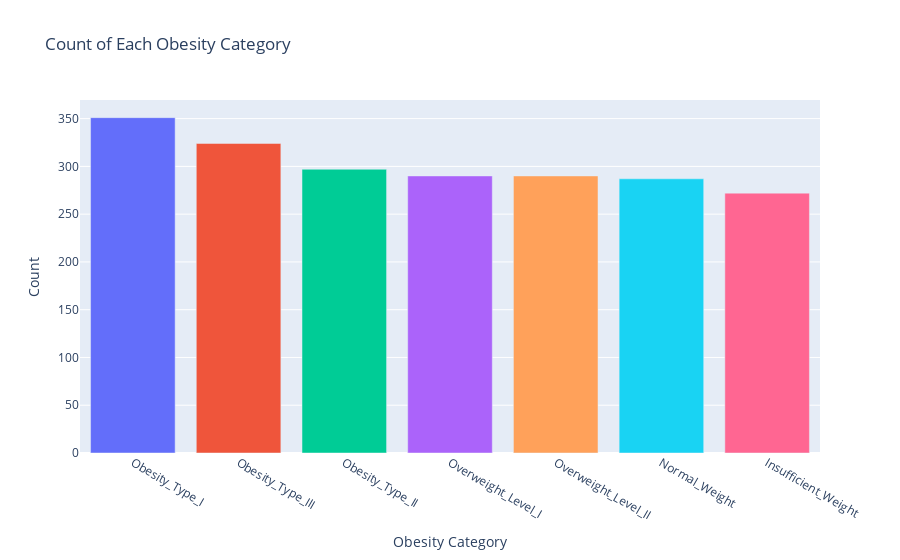

The notebook cell saved with this chart:
### Markdown cell above
Data has no missing values and each variable is the right data type for analysis. Let's explore the data!

### Code cell
import plotly.express as px

# count the number of each category in NObeyesdad to see if the distribution is balanced
category_counts = df['NObeyesdad'].value_counts().reset_index()
category_counts.columns = ['Obesity Category', 'Count']

# bar graph
fig = px.bar(
    data_frame=category_counts,
    x='Obesity Category',
    y='Count',
    labels={'Obesity Category': 'Obesity Category', 'Count': 'Count'},
    title='Count of Each Obesity Category',
    color='Obesity Category' 
)

fig.update_layout(showlegend=False)
fig.show()

### Figure 1 — Plotly figure (JSON) as saved in the notebook; plotly's stock layout.template omitted (floating-point values rounded to 4 significant figures)
{"data": [{"hovertemplate": "Obesity Category=%{x}<br>Count=%{y}<extra></extra>", "legendgroup": "Obesity_Type_I", "marker": {"color": "#636efa", "pattern": {"shape": ""}}, "name": "Obesity_Type_I", "orientation": "v", "showlegend": true, "textposition": "auto", "type": "bar", "x": ["Obesity_Type_I"], "xaxis": "x", "y": [351], "yaxis": "y"}, {"hovertemplate": "Obesity Category=%{x}<br>Count=%{y}<extra></extra>", "legendgroup": "Obesity_Type_III", "marker": {"color": "#EF553B", "pattern": {"shape": ""}}, "name": "Obesity_Type_III", "orientation": "v", "showlegend": true, "textposition": "auto", "type": "bar", "x": ["Obesity_Type_III"], "xaxis": "x", "y": [324], "yaxis": "y"}, {"hovertemplate": "Obesity Category=%{x}<br>Count=%{y}<extra></extra>", "legendgroup": "Obesity_Type_II", "marker": {"color": "#00cc96", "pattern": {"shape": ""}}, "name": "Obesity_Type_II", "orientation": "v", "showlegend": true, "textposition": "auto", "type": "bar", "x": ["Obesity_Type_II"], "xaxis": "x", "y": [297], "yaxis": "y"}, {"hovertemplate": "Obesity Category=%{x}<br>Count=%{y}<extra></extra>", "legendgroup": "Overweight_Level_I", "marker": {"color": "#ab63fa", "pattern": {"shape": ""}}, "name": "Overweight_Level_I", "orientation": "v", "showlegend": true, "textposition": "auto", "type": "bar", "x": ["Overweight_Level_I"], "xaxis": "x", "y": [290], "yaxis": "y"}, {"hovertemplate": "Obesity Category=%{x}<br>Count=%{y}<extra></extra>", "legendgroup": "Overweight_Level_II", "marker": {"color": "#FFA15A", "pattern": {"shape": ""}}, "name": "Overweight_Level_II", "orientation": "v", "showlegend": true, "textposition": "auto", "type": "bar", "x": ["Overweight_Level_II"], "xaxis": "x", "y": [290], "yaxis": "y"}, {"hovertemplate": "Obesity Category=%{x}<br>Count=%{y}<extra></extra>", "legendgroup": "Normal_Weight", "marker": {"color": "#19d3f3", "pattern": {"shape": ""}}, "name": "Normal_Weight", "orientation": "v", "showlegend": true, "textposition": "auto", "type": "bar", "x": ["Normal_Weight"], "xaxis": "x", "y": [287], "yaxis": "y"}, {"hovertemplate": "Obesity Category=%{x}<br>Count=%{y}<extra></extra>", "legendgroup": "Insufficient_Weight", "marker": {"color": "#FF6692", "pattern": {"shape": ""}}, "name": "Insufficient_Weight", "orientation": "v", "showlegend": true, "textposition": "auto", "type": "bar", "x": ["Insufficient_Weight"], "xaxis": "x", "y": [272], "yaxis": "y"}], "layout": {"barmode": "relative", "legend": {"title": {"text": "Obesity Category"}, "tracegroupgap": 0}, "showlegend": false, "title": {"text": "Count of Each Obesity Category"}, "xaxis": {"anchor": "y", "categoryarray": ["Obesity_Type_I", "Obesity_Type_III", "Obesity_Type_II", "Overweight_Level_I", "Overweight_Level_II", "Normal_Weight", "Insufficient_Weight"], "categoryorder": "array", "domain": [0, 1], "title": {"text": "Obesity Category"}}, "yaxis": {"anchor": "x", "domain": [0, 1], "title": {"text": "Count"}}}}
